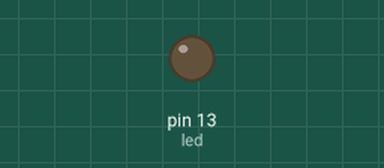
Simulated run of this sketch. Board: Arduino Uno, built with avr-gcc and run on an emulated ATmega328P. Parts: output pins drawn as LEDs (lit = HIGH).

Above: at 0.7 s.
At 2.1 s:
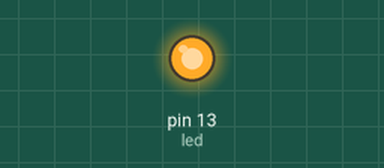
Timing chart, 0 to 5.2 s (numbered marks = the images above):
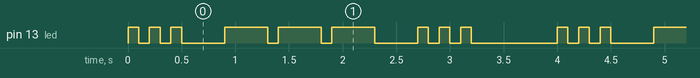

The sketch:

Pratica_02_Codigo_Morse_com_funcao.ino
```cpp
// Curso de Introdução a Sistemas Embarcados com Arduino
// Prof. Felipe N. Martins
// www.nossosrobos.blogspot.com
//
// Prática 2 - Codigo Morse
// Objetivo: Usar o LED do pino 13 para emitir SOS em código Morse
// S = ...
// O = ---

int led = 13;

void ponto(){
  digitalWrite(led, HIGH);
  delay(100);
  digitalWrite(led, LOW);
  delay(100);
}

void traco(){
  digitalWrite(led, HIGH);
  delay(400);
  digitalWrite(led, LOW);
  delay(100);
}

void S(){
  ponto();
  ponto();
  ponto();
}

void O(){
  traco();
  traco();
  traco();
}

void setup() {
  pinMode(led, OUTPUT);
}

// the loop routine runs over and over again forever:
void loop() {
  S();
  delay(300);
  O();
  delay(300);
  S();
  delay(700);
}
```

Measured:
- by itself, pin 13 (led): repeats every 4.0 s: 2 × (LOW 0.10 s, HIGH 0.10 s), LOW 0.40 s, 2 × (HIGH 0.40 s, LOW 0.10 s), HIGH 0.40 s, LOW 0.40 s, 2 × (HIGH 0.10 s, LOW 0.10 s), HIGH 0.10 s, LOW 0.80 s, HIGH 0.10 s
- by itself, everything shown: repeats every 4.0 s, in 18 steps
